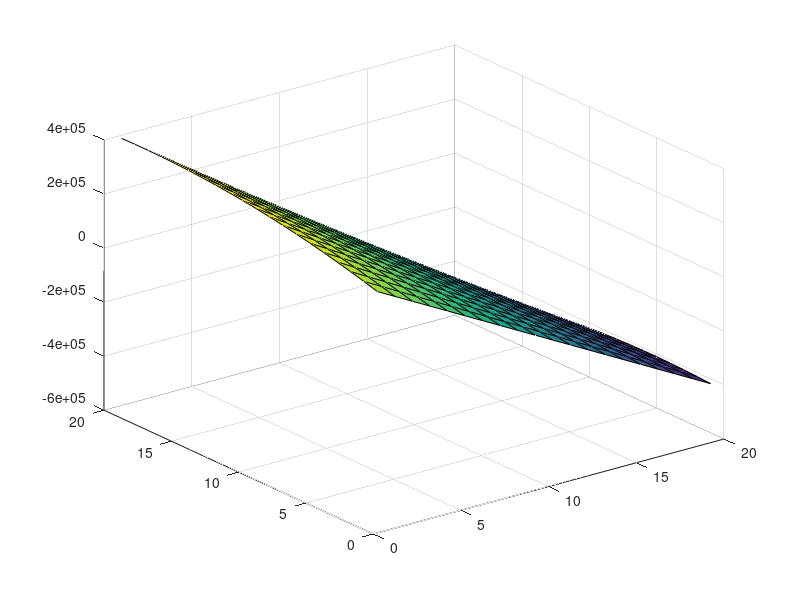

MATLAB code to generate this figure:
m=1;
n=20;
f1=m:n;
f2=m:n;
corig = -[ -274960.0	-16470.0	34936.0	425.6	-1300.0	595.7];
cc = [corig corig];
%cc=[47117145.6	4538028.174081166	-5986632.960000001	-72930.816	222768.00000000003	-102079.15200000002	];
Z=zeros(numel(f1),numel(f2));
for i=1:numel(f1)
    for j=1:numel(f2)
        Z(i,j)=cc(1)+cc(2)*f1(i) + cc(3)*f2(j) + cc(4)*f1(i)^2 +cc(5)+f2(j)^2 +cc(6)*f1(i)*f1(j);
    end
end
surf(f1,f2,Z)
rotate3d on






